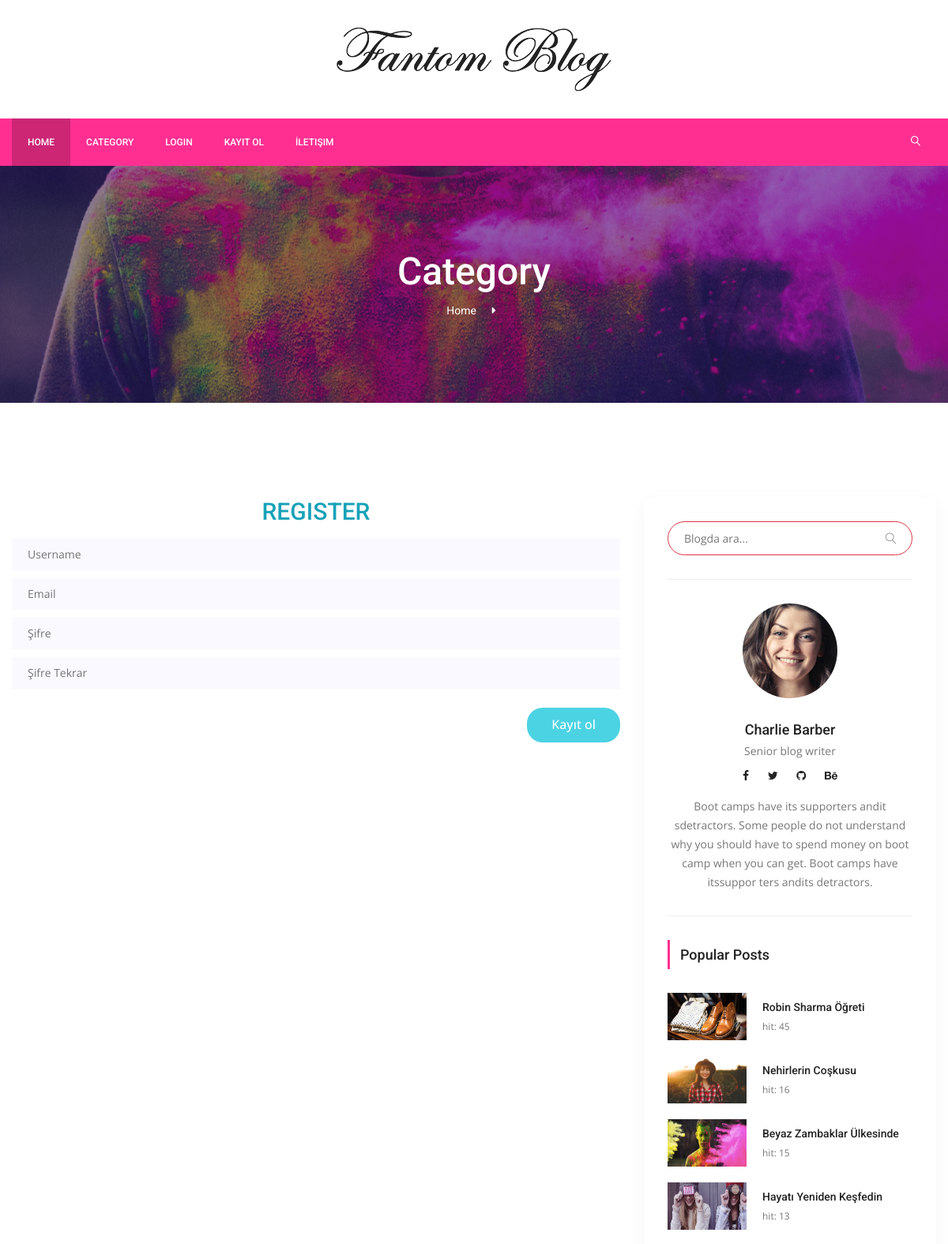
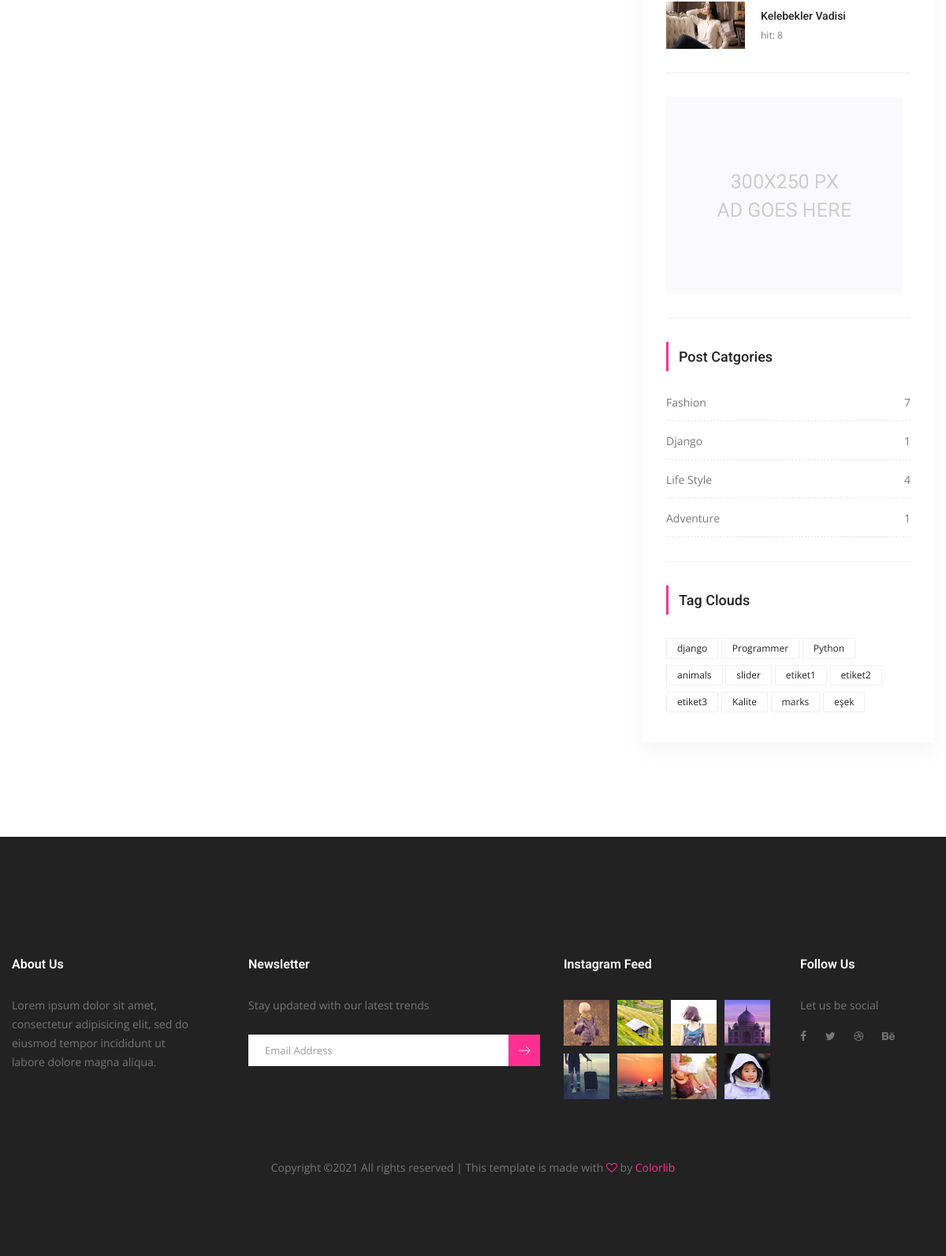
The page /users/register/ on the database its author committed (2 pictures, top to bottom).
### posts/models.py (models this page shows, shortened)
class Post(models.Model):
    title = models.CharField(max_length=150)
    content = models.TextField()
    publishing_date = models.DateTimeField(auto_now_add=True)
    image = models.ImageField(null=True,blank=True, upload_to='resimler/',default="resimler/sean-o-KMn4VEeEPR8-unsplash.jpg")
    user = models.ForeignKey(settings.AUTH_USER_MODEL, on_delete=models.CASCADE, default=1)#ForeignKey -> 1'e çok yani, 1 kullanıcı bir sürü yazı ekleyebilir ilişkisi
    slug = models.SlugField(default="slug", editable=False)
    category = models.ForeignKey(Category,on_delete=models.CASCADE, default=1, related_name="posts")#1 Category'nin ->BİR SÜRÜ POSTU OLABİLİR , category -> one, Post Many
    tag = models.ManyToManyField(Tag,related_name="posts", blank=True)
    slider_post = models.BooleanField(default=False)
    hit=models.PositiveIntegerField(default=0)
    class Meta:
        ordering = ['-id']

class Category(models.Model):
    title = models.CharField(max_length=250)
    slug = models.SlugField(editable=False)
    def post_count(self):
        return self.posts.all().count() #posts -> related_name="posts" dan geliyor..

class Tag(models.Model):
    title = models.CharField(max_length = 50)
    slug = models.SlugField(editable = False )
    def __str__(self):
        return self.title

### users/views.py (the view)
# urls.py: path('register/', RegisterView.as_view(), name='register'),
class RegisterView(CreateView):
    template_name = 'users/register.html'
    form_class = RegisterForm
    success_url = '/' # işlem başarılı login page olana kadar, buraya gitsin.

### users/forms.py
class RegisterForm(UserCreationForm):
    username = forms.CharField()
    email = forms.EmailField(max_length = 80)
    password1 = forms.CharField()
    password2 = forms.CharField()
    class Meta(UserCreationForm.Meta):
        model = User
        fields = ('username','email','password1','password2')

### posts/templatetags/custom_tags.py (called while the page is built)
@register.simple_tag(name="categories")
def all_categories():
    return Category.objects.all()

@register.simple_tag(name="tags")
def all_tags():
    return Tag.objects.all()

@register.simple_tag(name="hit_posts")
def hit_posts():
    return Post.objects.order_by('-hit')[:5] # 5 tane post gösterir.

### templates/users/register.html (shortened to what this page needs)
{% extends 'base.html' %}
{% load static %}
    {% block content %}
        <section class="banner_area">
            <div class="banner_inner d-flex align-items-center">
            	<div class="overlay bg-parallax" data-stellar-ratio="0.9" data-stellar-vertical-offset="0" data-background=""></div>
				<div class="container">
					<div class="banner_content text-center">
						<h2>Category</h2>
						<div class="page_link">
							<a href="{% url 'index' %}">Home</a>
						</div>
					</div>
				</div>
            </div>
        </section>
        <section class="blog_area p_120">
            <div class="container">
                <div class="row">
                    <div class="col-lg-8">
                        <h2 class="text-center text-info mb-3">REGISTER</h2>
                        <form method="POST">
                            <div class="blog_left_sidebar">
                                        <div class="mt-10">
                                            <input type="text" name="username" placeholder="Username"
                                                   onfocus="this.placeholder = ''"
                                                   onblur="this.placeholder = 'Username'"
                                                   required="" class="single-input">
                                        </div>
                                        <div class="mt-10">
                                            <input type="text" name="email" placeholder="Email" onfocus="this.placeholder = ''" onblur="this.placeholder = 'Email'" required="" class="single-input">
                                        </div>
                                         <div class="mt-10">
                                            <input type="password" name="password1" placeholder="Şifre" onfocus="this.placeholder = ''" onblur="this.placeholder = 'Şifre'" required="" class="single-input">
                                        </div>
                                        <div class="mt-10">
                                            <input type="password" name="password2" placeholder="Şifre Tekrar" onfocus="this.placeholder = ''" onblur="this.placeholder = 'Şifre Tekrar'" required="" class="single-input">
                                        </div>
                                    <button type="submit" class="genric-btn success circle mt-4" style="float:right;">
                                        <span style="font-size: 1rem;">Kayıt ol</span>
                                    </button>
                            </div>
                       </form>
                    </div>
                    {% include 'right_side.html' %}
                </div>
            </div>
        </section>
   {% endblock %}

### templates/right_side.html
{% load static %}
{% load custom_tags %}
  <div class="col-lg-4">
            <div class="blog_right_sidebar">
                <aside class="single_sidebar_widget search_widget">
                    <form action="{% url 'search' %}" method="get">
                    <div class="input-group ">
                            <input type="text" class="form-control border-danger" placeholder="Blogda ara..." name="q">
                            <span class="input-group-btn">
                                <button class="btn btn-default" type="button"><i class="lnr lnr-magnifier"></i></button>
                            </span>
                    </div> </form>
                    <div class="br"></div>
                </aside>
                <aside class="single_sidebar_widget author_widget">
                    <img class="author_img rounded-circle" src="{% static "img/blog/author.png" %}" alt="">
                    <h4>Charlie Barber</h4>
                    <p>Senior blog writer</p>
                    <div class="social_icon">
                        <a href="#"><i class="fa fa-facebook"></i></a>
                        <a href="#"><i class="fa fa-twitter"></i></a>
                        <a href="#"><i class="fa fa-github"></i></a>
                        <a href="#"><i class="fa fa-behance"></i></a>
                    </div>
                    <p>Boot camps have its supporters andit sdetractors. Some people do not understand why you should have to spend money on boot camp when you can get. Boot camps have itssuppor ters andits detractors.</p>
                    <div class="br"></div>
                </aside>
                <aside class="single_sidebar_widget popular_post_widget">
                    <h3 class="widget_title">Popular Posts</h3>
                    {% hit_posts as posts %}
                    {% for post in posts %}
                        <div class="media post_item">
                        <img src="{{ post.image.url }}" alt="post" style="width:100px;height:60px;">
                        <div class="media-body">
                            <a href="{% url 'detail'  post.id post.slug %}"><h3>{{ post.title }}</h3></a>
                            <p>hit: {{ post.hit }}</p>
                        </div>
                    </div>
                    {% endfor %}
                    <div class="br"></div>
                </aside>
                <aside class="single_sidebar_widget">
                    <a href="#"><img class="img-fluid" src="{% static "img/blog/add.jpg" %}" alt=""></a>
                    <div class="br"></div>
                </aside>
                <aside class="single_sidebar_widget post_category_widget">
                    <h4 class="widget_title">Post Catgories</h4>
                    <ul class="list cat-list">
                       {% categories as categories %}
                        {% for category in categories %}
                        <li>
                            <a href="{% url 'category_detail' pk=category.id slug=category.slug %}" class="d-flex justify-content-between">
                                <p>{{ category.title }}</p>
                                <p>{{ category.post_count }}</p>
                            </a>
                        </li>
                        {% endfor %}
                    </ul>
                    <div class="br"></div>
                </aside>
                <aside class="single-sidebar-widget tag_cloud_widget">
                    <h4 class="widget_title">Tag Clouds</h4>
                    <ul class="list">
                        {% tags as etiketler %}
                        {% for etiket in etiketler %}
                        <li><a href="{% url 'tag_detail' etiket.slug %}">{{ etiket }}</a></li>
                        {% endfor %}
                    </ul>
                </aside>
            </div>
        </div>

### rows shown on the page
Post: image (picture), title "Robin Sharma Öğreti", hit "45"
Post: image (picture), title "Nehirlerin Coşkusu", hit "16"
Post: image (picture), title "Beyaz Zambaklar Ülkesinde", hit "15"
Post: image (picture), title "Hayatı Yeniden Keşfedin", hit "13"
Post: image (picture), title "Kelebekler Vadisi", hit "8"
Category: title "Fashion", post_count "7"
Category: title "Django", post_count "1"
Category: title "Life Style", post_count "4"
Category: title "Adventure", post_count "1"
Tag: title "django"
Tag: title "Programmer"
Tag: title "Python"
Tag: title "animals"
Tag: title "slider"
Tag: title "etiket1"
Tag: title "etiket2"
Tag: title "etiket3"
Tag: title "Kalite"
Tag: title "marks"
Tag: title "eşek"
